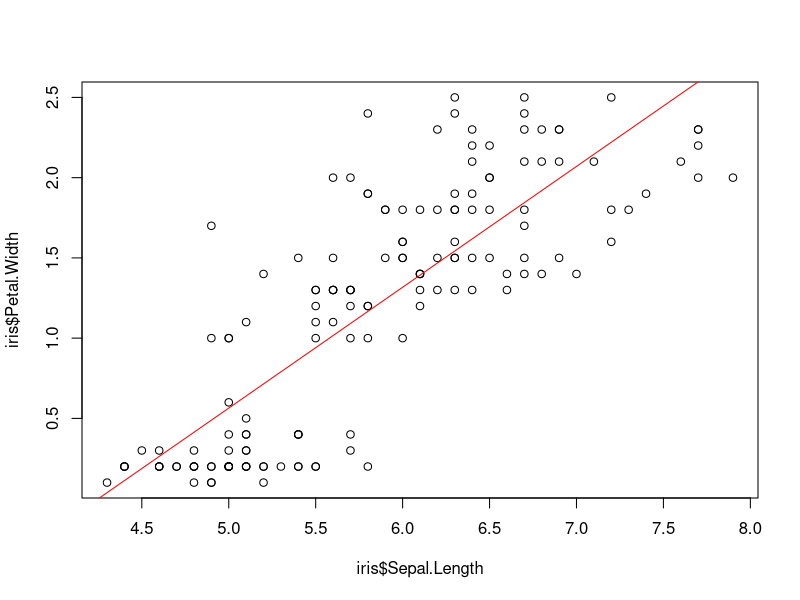
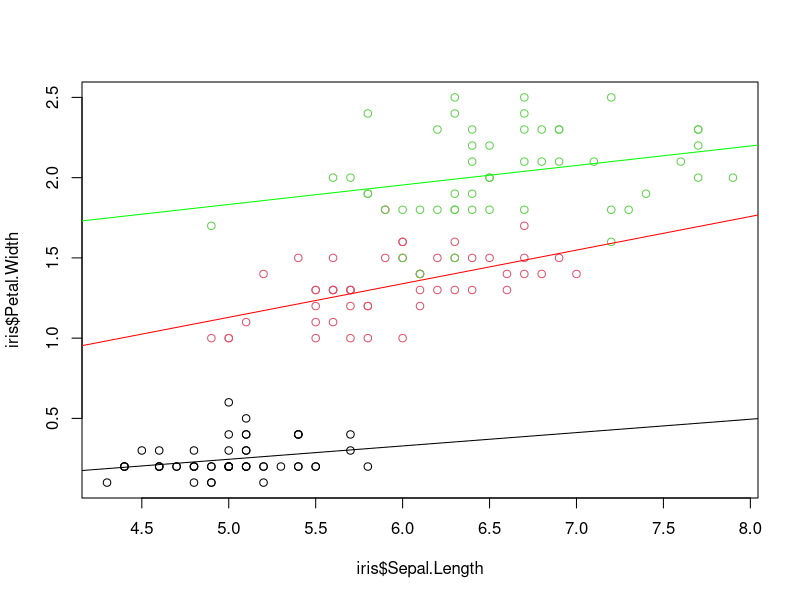

The R script that drew these images, in order:
## creating an R script and adding it to my github repo ##

# Load the built-in 'iris' dataset
data(iris)
summary(iris)

# plot some raw data
plot(iris$Sepal.Length, iris$Petal.Width)

# run a regression
res <- lm(Petal.Width ~ Sepal.Length, data = iris)
summary(res)

# add the model fit to the plot
abline(res, col = 'red')

## What if we add in Species?
plot(iris$Sepal.Length, iris$Petal.Width, col = factor(iris$Species))

# re-run the regression
res2 <- lm(Petal.Width ~ Sepal.Length * Species, data = iris)
summary(res2)

# plot the effects
abline(a = coef(res2)[1] + coef(res2)[3],
       b = coef(res2)[2] + coef(res2)[5],
       col = "red")

abline(a = coef(res2)[1] + coef(res2)[4],
       b = coef(res2)[2] + coef(res2)[6],
       col = "green")

abline(a = coef(res2)[1],
       b = coef(res2)[2],
       col = "black")
